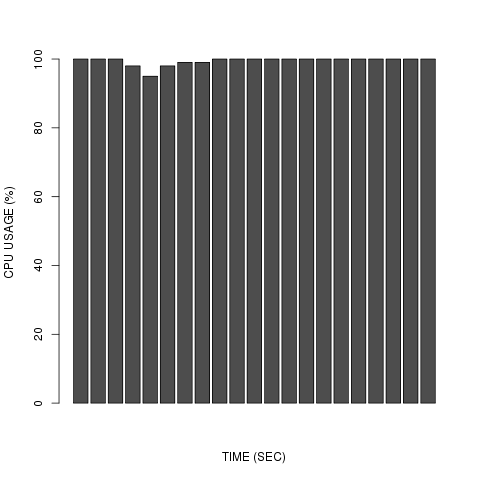

Source code (R):
library(ggplot2)

require(devEMF)
emf('cpu-postcopy-refined.emf')

#png("cpu-postcopy-refined.emf")
#postscript("plot.eps")
#emf("plot.emf")

#cpus <- scan (pipe("awk '{print }' cpu-postcopy-refined.dat"), skip=2)
#cpus <- read.table("cpu-postcopy-refined.dat", colClasses=3)

# header = TRUE ignores the first line, check.names = FALSE allows '+' in 'C++'
#benchmark <- read.table("cpu-postcopy-refined.dat", header = TRUE, row.names = "time", check.names = FALSE)
#benchmark <- read.table("cpu-postcopy-refined.dat", check.names = FALSE, comment.char = "#")
#benchmark <- read.table("cpu-postcopy-refined.dat", header = TRUE, check.names = FALSE, comment.char = "#")
#benchmark <- read.table("cpu-postcopy-refined.dat", check.names = FALSE)

#cpus <- read.table("cpu-postcopy-refined.dat", header = TRUE, row.name = "time")
cpus <- read.table("cpu-postcopy-refined.dat", header = TRUE, skip=1)
#cpus <- scan("cpu-postcopy-refined.dat", skip=1)
#cpus <- read.csv("cpu-postcopy-refined.dat", sep=",", head=TRUE)
print(cpus)
#names(cpus)

#plot(cpus)
#hist(cpus)

# 't()' is matrix tranposition, 'beside = TRUE' separates the benchmarks, 'heat' provides nice colors
#barplot(t(as.matrix(benchmark)), beside = TRUE, col = heat.colors(6))
#barplot((as.matrix(benchmark)), beside = TRUE, col = heat.colors(6), xlab = "TIME (SEC)", ylab = "CPU USAGE (%)")
#barplot(benchmark, beside = TRUE, xlab = "TIME (SEC)", ylab = "CPU USAGE (%)")
#barplot((as.matrix(benchmark)), col = heat.colors(6), xlab = "TIME (SEC)", ylab = "CPU USAGE (%)")
#barplot((as.matrix(benchmark)), xlab = "TIME (SEC)", ylab = "CPU USAGE (%)")

#barplot((as.matrix(cpus)), beside = TRUE, xlab = "TIME (SEC)", ylab = "CPU USAGE (%)")
barplot(t(as.matrix(cpus)), xlab = "TIME (SEC)", ylab = "CPU USAGE (%)")

# 'cex' stands for 'character expansion', 'bty' for 'box type' (we don't want borders)
#legend("topright", names(benchmark), cex = 0.9, bty = "n", fill = heat.colors(6))

